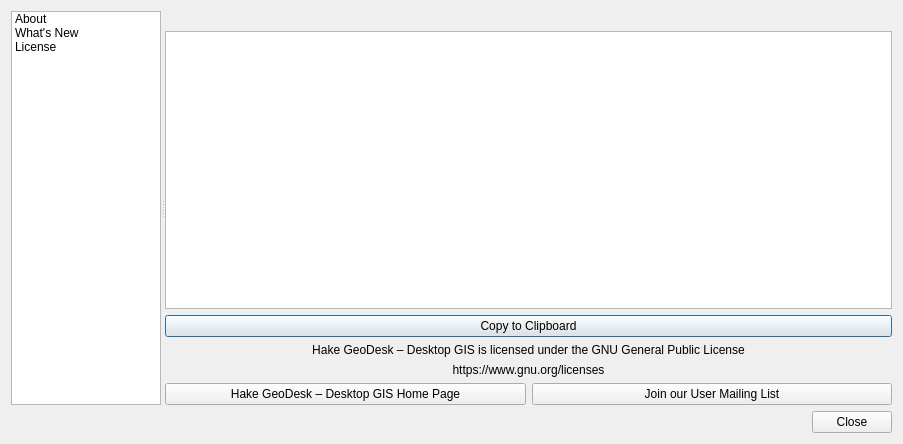
<?xml version="1.0" encoding="UTF-8"?>
<ui version="4.0">
 <class>QgsAbout</class>
 <widget class="QDialog" name="QgsAbout">
  <property name="geometry">
   <rect>
    <x>0</x>
    <y>0</y>
    <width>903</width>
    <height>444</height>
   </rect>
  </property>
  <property name="minimumSize">
   <size>
    <width>700</width>
    <height>0</height>
   </size>
  </property>
  <property name="windowTitle">
   <string>About Hake GeoDesk – Desktop GIS</string>
  </property>
  <layout class="QVBoxLayout" name="verticalLayout">
   <item>
    <widget class="QSplitter" name="mOptionsSplitter">
     <property name="orientation">
      <enum>Qt::Horizontal</enum>
     </property>
     <property name="childrenCollapsible">
      <bool>false</bool>
     </property>
     <widget class="QFrame" name="mOptionsListFrame">
      <property name="minimumSize">
       <size>
        <width>0</width>
        <height>0</height>
       </size>
      </property>
      <property name="frameShape">
       <enum>QFrame::NoFrame</enum>
      </property>
      <property name="frameShadow">
       <enum>QFrame::Raised</enum>
      </property>
      <layout class="QVBoxLayout" name="verticalLayout_2">
       <property name="leftMargin">
        <number>0</number>
       </property>
       <property name="topMargin">
        <number>0</number>
       </property>
       <property name="rightMargin">
        <number>0</number>
       </property>
       <property name="bottomMargin">
        <number>0</number>
       </property>
       <item>
        <widget class="QListWidget" name="mOptionsListWidget">
         <property name="minimumSize">
          <size>
           <width>58</width>
           <height>0</height>
          </size>
         </property>
         <property name="maximumSize">
          <size>
           <width>150</width>
           <height>16777215</height>
          </size>
         </property>
         <property name="horizontalScrollBarPolicy">
          <enum>Qt::ScrollBarAlwaysOff</enum>
         </property>
         <property name="editTriggers">
          <set>QAbstractItemView::NoEditTriggers</set>
         </property>
         <property name="iconSize">
          <size>
           <width>32</width>
           <height>32</height>
          </size>
         </property>
         <property name="textElideMode">
          <enum>Qt::ElideNone</enum>
         </property>
         <property name="resizeMode">
          <enum>QListView::Adjust</enum>
         </property>
         <property name="wordWrap">
          <bool>true</bool>
         </property>
         <item>
          <property name="text">
           <string>About</string>
          </property>
         </item>
         <item>
          <property name="text">
           <string>What's New</string>
          </property>
         </item>
         <item>
          <property name="text">
           <string>License</string>
          </property>
         </item>
        </widget>
       </item>
      </layout>
     </widget>
     <widget class="QFrame" name="mOptionsFrame">
      <property name="sizePolicy">
       <sizepolicy hsizetype="Expanding" vsizetype="Preferred">
        <horstretch>1</horstretch>
        <verstretch>0</verstretch>
       </sizepolicy>
      </property>
      <property name="frameShape">
       <enum>QFrame::NoFrame</enum>
      </property>
      <property name="frameShadow">
       <enum>QFrame::Raised</enum>
      </property>
      <layout class="QVBoxLayout" name="verticalLayout_3">
       <property name="leftMargin">
        <number>0</number>
       </property>
       <property name="topMargin">
        <number>0</number>
       </property>
       <property name="rightMargin">
        <number>0</number>
       </property>
       <property name="bottomMargin">
        <number>0</number>
       </property>
       <item>
        <widget class="QStackedWidget" name="mOptionsStackedWidget">
         <property name="sizePolicy">
          <sizepolicy hsizetype="Expanding" vsizetype="Expanding">
           <horstretch>0</horstretch>
           <verstretch>0</verstretch>
          </sizepolicy>
         </property>
         <property name="currentIndex">
          <number>0</number>
         </property>
         <widget class="QWidget" name="mOptsPage_01">
          <layout class="QVBoxLayout" name="verticalLayout_4">
           <property name="leftMargin">
            <number>0</number>
           </property>
           <property name="topMargin">
            <number>0</number>
           </property>
           <property name="rightMargin">
            <number>0</number>
           </property>
           <property name="bottomMargin">
            <number>0</number>
           </property>
           <item>
            <layout class="QHBoxLayout">
             <item>
              <widget class="QLabel" name="qgisIcon">
               <property name="maximumSize">
                <size>
                 <width>200</width>
                 <height>60</height>
                </size>
               </property>
               <property name="pixmap">
                <pixmap>:/images/icons/hake-gis-full.png</pixmap>
               </property>
               <property name="scaledContents">
                <bool>true</bool>
               </property>
              </widget>
             </item>
            </layout>
           </item>
           <item>
            <widget class="QTextBrowser" name="txtVersion">
             <property name="lineWrapMode">
              <enum>QTextEdit::NoWrap</enum>
             </property>
             <property name="openExternalLinks">
              <bool>true</bool>
             </property>
             <property name="openLinks">
              <bool>true</bool>
             </property>
            </widget>
           </item>
           <item>
            <widget class="QPushButton" name="btnCopyToClipboard">
             <property name="text">
              <string>Copy to Clipboard</string>
             </property>
            </widget>
           </item>
           <item>
            <widget class="QLabel" name="label_3">
             <property name="text">
              <string>Hake GeoDesk – Desktop GIS is licensed under the GNU General Public License</string>
             </property>
             <property name="alignment">
              <set>Qt::AlignCenter</set>
             </property>
            </widget>
           </item>
           <item>
            <widget class="QLabel" name="label_2">
             <property name="text">
              <string>https://www.gnu.org/licenses</string>
             </property>
             <property name="alignment">
              <set>Qt::AlignCenter</set>
             </property>
            </widget>
           </item>
           <item>
            <layout class="QHBoxLayout" name="_2">
             <item>
              <widget class="QPushButton" name="btnQgisHome">
               <property name="text">
                <string>Hake GeoDesk – Desktop GIS Home Page</string>
               </property>
               <property name="flat">
                <bool>false</bool>
               </property>
              </widget>
             </item>
             <item>
              <widget class="QPushButton" name="btnQgisUser">
               <property name="text">
                <string>Join our User Mailing List</string>
               </property>
               <property name="flat">
                <bool>false</bool>
               </property>
              </widget>
             </item>
            </layout>
           </item>
          </layout>
         </widget>
         <widget class="QWidget" name="page">
          <layout class="QVBoxLayout" name="verticalLayout_5">
           <property name="leftMargin">
            <number>0</number>
           </property>
           <property name="topMargin">
            <number>0</number>
           </property>
           <property name="rightMargin">
            <number>0</number>
           </property>
           <property name="bottomMargin">
            <number>0</number>
           </property>
           <item>
            <widget class="QTextBrowser" name="txtWhatsNew"/>
           </item>
          </layout>
         </widget>
         <widget class="QWidget" name="page_8">
          <layout class="QVBoxLayout" name="verticalLayout_11">
           <property name="leftMargin">
            <number>0</number>
           </property>
           <property name="topMargin">
            <number>0</number>
           </property>
           <property name="rightMargin">
            <number>0</number>
           </property>
           <property name="bottomMargin">
            <number>0</number>
           </property>
           <item>
            <widget class="QTextBrowser" name="txtLicense"/>
           </item>
          </layout>
         </widget>
        </widget>
       </item>
      </layout>
     </widget>
    </widget>
   </item>
   <item>
    <widget class="QFrame" name="mButtonBoxFrame">
     <property name="sizePolicy">
      <sizepolicy hsizetype="Preferred" vsizetype="Maximum">
       <horstretch>0</horstretch>
       <verstretch>0</verstretch>
      </sizepolicy>
     </property>
     <property name="frameShape">
      <enum>QFrame::NoFrame</enum>
     </property>
     <property name="frameShadow">
      <enum>QFrame::Raised</enum>
     </property>
     <layout class="QHBoxLayout" name="horizontalLayout">
      <property name="leftMargin">
       <number>0</number>
      </property>
      <property name="topMargin">
       <number>0</number>
      </property>
      <property name="rightMargin">
       <number>0</number>
      </property>
      <property name="bottomMargin">
       <number>0</number>
      </property>
      <item>
       <widget class="QDialogButtonBox" name="buttonBox">
        <property name="orientation">
         <enum>Qt::Horizontal</enum>
        </property>
        <property name="standardButtons">
         <set>QDialogButtonBox::Close</set>
        </property>
       </widget>
      </item>
     </layout>
    </widget>
   </item>
  </layout>
 </widget>
 <customwidgets>
 </customwidgets>
 <resources/>
 <connections>
  <connection>
   <sender>mOptionsListWidget</sender>
   <signal>currentRowChanged(int)</signal>
   <receiver>mOptionsStackedWidget</receiver>
   <slot>setCurrentIndex(int)</slot>
   <hints>
    <hint type="sourcelabel">
     <x>86</x>
     <y>325</y>
    </hint>
    <hint type="destinationlabel">
     <x>794</x>
     <y>14</y>
    </hint>
   </hints>
  </connection>
 </connections>
</ui>
